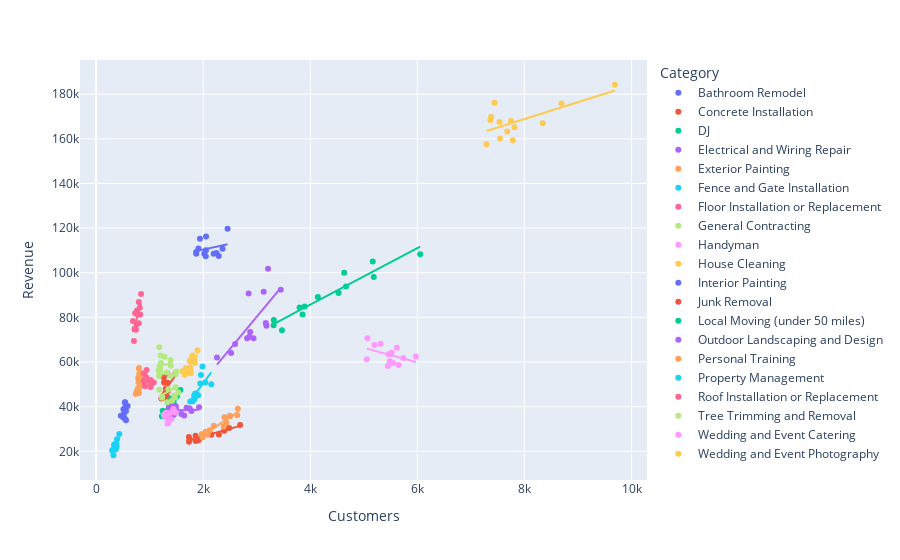

Here is the notebook cell this chart was saved with:
### Code cell
fig2 = px.scatter(df, x="Customers", y="Revenue", color="Category", trendline="ols")
fig2.show()

### Figure 1 — Plotly figure (JSON) as saved in the notebook; plotly's stock layout.template omitted (floating-point values rounded to 4 significant figures)
{"data": [{"hovertemplate": "Category=Bathroom Remodel<br>Customers=%{x}<br>Revenue=%{y}<extra></extra>", "legendgroup": "Bathroom Remodel", "marker": {"color": "#636efa", "symbol": "circle"}, "mode": "markers", "name": "Bathroom Remodel", "orientation": "v", "showlegend": true, "type": "scatter", "x": [542, 511, 463, 538, 532, 531, 545, 518, 559, 537, 509, 559, 589], "xaxis": "x", "y": [41973, 38891, 35939, 41907, 39265, 37886, 39374, 36459, 38017, 34646, 35146, 33886, 40317], "yaxis": "y"}, {"hovertemplate": "<b>OLS trendline</b><br>Revenue = 27.1345 * Customers + 23506.4<br>R<sup>2</sup>=0.096319<br><br>Category=Bathroom Remodel<br>Customers=%{x}<br>Revenue=%{y} <b>(trend)</b><extra></extra>", "legendgroup": "Bathroom Remodel", "marker": {"color": "#636efa", "symbol": "circle"}, "mode": "lines", "name": "Bathroom Remodel", "showlegend": false, "type": "scatter", "x": [463, 509, 511, 518, 531, 532, 537, 538, 542, 545, 559, 559, 589], "xaxis": "x", "y": [36070.0, 37320.0, 37370.0, 37560.0, 37910.0, 37940.0, 38080.0, 38100.0, 38210.0, 38290.0, 38670.0, 38670.0, 39490.0], "yaxis": "y"}, {"hovertemplate": "Category=Concrete Installation<br>Customers=%{x}<br>Revenue=%{y}<extra></extra>", "legendgroup": "Concrete Installation", "marker": {"color": "#EF553B", "symbol": "circle"}, "mode": "markers", "name": "Concrete Installation", "orientation": "v", "showlegend": true, "type": "scatter", "x": [1266, 1326, 1270, 1480, 1302, 1337, 1304, 1242, 1319, 1345, 1219, 1315, 1310], "xaxis": "x", "y": [53066, 54828, 50853, 54774, 46305, 50680, 48137, 43967, 44692, 47233, 43626, 43830, 44667], "yaxis": "y"}, {"hovertemplate": "<b>OLS trendline</b><br>Revenue = 33.5606 * Customers + 4227.12<br>R<sup>2</sup>=0.254591<br><br>Category=Concrete Installation<br>Customers=%{x}<br>Revenue=%{y} <b>(trend)</b><extra></extra>", "legendgroup": "Concrete Installation", "marker": {"color": "#EF553B", "symbol": "circle"}, "mode": "lines", "name": "Concrete Installation", "showlegend": false, "type": "scatter", "x": [1219, 1242, 1266, 1270, 1302, 1304, 1310, 1315, 1319, 1326, 1337, 1345, 1480], "xaxis": "x", "y": [45140.0, 45910.0, 46710.0, 46850.0, 47920.0, 47990.0, 48190.0, 48360.0, 48490.0, 48730.0, 49100.0, 49370.0, 53900.0], "yaxis": "y"}, {"hovertemplate": "Category=DJ<br>Customers=%{x}<br>Revenue=%{y}<extra></extra>", "legendgroup": "DJ", "marker": {"color": "#00cc96", "symbol": "circle"}, "mode": "markers", "name": "DJ", "orientation": "v", "showlegend": true, "type": "scatter", "x": [1575, 1512, 1425, 1403, 1456, 1453, 1472, 1417, 1390, 1401, 1447, 1228, 1244], "xaxis": "x", "y": [47437, 44721, 43569, 43615, 40788, 43165, 44226, 43770, 42490, 38814, 41495, 35754, 38130], "yaxis": "y"}, {"hovertemplate": "<b>OLS trendline</b><br>Revenue = 28.7746 * Customers + 1373.88<br>R<sup>2</sup>=0.759789<br><br>Category=DJ<br>Customers=%{x}<br>Revenue=%{y} <b>(trend)</b><extra></extra>", "legendgroup": "DJ", "marker": {"color": "#00cc96", "symbol": "circle"}, "mode": "lines", "name": "DJ", "showlegend": false, "type": "scatter", "x": [1228, 1244, 1390, 1401, 1403, 1417, 1425, 1447, 1453, 1456, 1472, 1512, 1575], "xaxis": "x", "y": [36710.0, 37170.0, 41370.0, 41690.0, 41740.0, 42150.0, 42380.0, 43010.0, 43180.0, 43270.0, 43730.0, 44880.0, 46690.0], "yaxis": "y"}, {"hovertemplate": "Category=Electrical and Wiring Repair<br>Customers=%{x}<br>Revenue=%{y}<extra></extra>", "legendgroup": "Electrical and Wiring Repair", "marker": {"color": "#ab63fa", "symbol": "circle"}, "mode": "markers", "name": "Electrical and Wiring Repair", "orientation": "v", "showlegend": true, "type": "scatter", "x": [1360, 1360, 1409, 1488, 1408, 1491, 1451, 1690, 1592, 1781, 1645, 1748, 1922], "xaxis": "x", "y": [38401, 40156, 40727, 40135, 35258, 39021, 36372, 39519, 36675, 38041, 36025, 39142, 39791], "yaxis": "y"}, {"hovertemplate": "<b>OLS trendline</b><br>Revenue = 0.721714 * Customers + 37275.4<br>R<sup>2</sup>=0.005265<br><br>Category=Electrical and Wiring Repair<br>Customers=%{x}<br>Revenue=%{y} <b>(trend)</b><extra></extra>", "legendgroup": "Electrical and Wiring Repair", "marker": {"color": "#ab63fa", "symbol": "circle"}, "mode": "lines", "name": "Electrical and Wiring Repair", "showlegend": false, "type": "scatter", "x": [1360, 1360, 1408, 1409, 1451, 1488, 1491, 1592, 1645, 1690, 1748, 1781, 1922], "xaxis": "x", "y": [38260.0, 38260.0, 38290.0, 38290.0, 38320.0, 38350.0, 38350.0, 38420.0, 38460.0, 38500.0, 38540.0, 38560.0, 38660.0], "yaxis": "y"}, {"hovertemplate": "Category=Exterior Painting<br>Customers=%{x}<br>Revenue=%{y}<extra></extra>", "legendgroup": "Exterior Painting", "marker": {"color": "#FFA15A", "symbol": "circle"}, "mode": "markers", "name": "Exterior Painting", "orientation": "v", "showlegend": true, "type": "scatter", "x": [803, 802, 786, 806, 792, 839, 741, 761, 792, 825, 783, 787, 800], "xaxis": "x", "y": [56759, 57346, 52836, 54531, 50966, 53463, 45730, 47016, 47881, 49304, 46195, 48402, 46137], "yaxis": "y"}, {"hovertemplate": "<b>OLS trendline</b><br>Revenue = 86.5904 * Customers + -18214.4<br>R<sup>2</sup>=0.276639<br><br>Category=Exterior Painting<br>Customers=%{x}<br>Revenue=%{y} <b>(trend)</b><extra></extra>", "legendgroup": "Exterior Painting", "marker": {"color": "#FFA15A", "symbol": "circle"}, "mode": "lines", "name": "Exterior Painting", "showlegend": false, "type": "scatter", "x": [741, 761, 783, 786, 787, 792, 792, 800, 802, 803, 806, 825, 839], "xaxis": "x", "y": [45950.0, 47680.0, 49590.0, 49850.0, 49930.0, 50370.0, 50370.0, 51060.0, 51230.0, 51320.0, 51580.0, 53220.0, 54430.0], "yaxis": "y"}, {"hovertemplate": "Category=Fence and Gate Installation<br>Customers=%{x}<br>Revenue=%{y}<extra></extra>", "legendgroup": "Fence and Gate Installation", "marker": {"color": "#19d3f3", "symbol": "circle"}, "mode": "markers", "name": "Fence and Gate Installation", "orientation": "v", "showlegend": true, "type": "scatter", "x": [1959, 1988, 1945, 2151, 2039, 1852, 1833, 1907, 1843, 1841, 1877, 1759, 1805], "xaxis": "x", "y": [54157, 57950, 50419, 50062, 50799, 45874, 44958, 45064, 44815, 43425, 45346, 42366, 42453], "yaxis": "y"}, {"hovertemplate": "<b>OLS trendline</b><br>Revenue = 32.0812 * Customers + -13684.1<br>R<sup>2</sup>=0.516178<br><br>Category=Fence and Gate Installation<br>Customers=%{x}<br>Revenue=%{y} <b>(trend)</b><extra></extra>", "legendgroup": "Fence and Gate Installation", "marker": {"color": "#19d3f3", "symbol": "circle"}, "mode": "lines", "name": "Fence and Gate Installation", "showlegend": false, "type": "scatter", "x": [1759, 1805, 1833, 1841, 1843, 1852, 1877, 1907, 1945, 1959, 1988, 2039, 2151], "xaxis": "x", "y": [42750.0, 44220.0, 45120.0, 45380.0, 45440.0, 45730.0, 46530.0, 47490.0, 48710.0, 49160.0, 50090.0, 51730.0, 55320.0], "yaxis": "y"}, {"hovertemplate": "Category=Floor Installation or Replacement<br>Customers=%{x}<br>Revenue=%{y}<extra></extra>", "legendgroup": "Floor Installation or Replacement", "marker": {"color": "#FF6692", "symbol": "circle"}, "mode": "markers", "name": "Floor Installation or Replacement", "orientation": "v", "showlegend": true, "type": "scatter", "x": [943, 938, 893, 891, 925, 912, 900, 947, 1033, 1018, 1017, 1078, 1015], "xaxis": "x", "y": [56464, 53133, 54948, 51381, 52277, 49171, 51967, 51685, 51061, 51929, 48770, 50802, 49506], "yaxis": "y"}, {"hovertemplate": "<b>OLS trendline</b><br>Revenue = -14.1311 * Customers + 65375<br>R<sup>2</sup>=0.162249<br><br>Category=Floor Installation or Replacement<br>Customers=%{x}<br>Revenue=%{y} <b>(trend)</b><extra></extra>", "legendgroup": "Floor Installation or Replacement", "marker": {"color": "#FF6692", "symbol": "circle"}, "mode": "lines", "name": "Floor Installation or Replacement", "showlegend": false, "type": "scatter", "x": [891, 893, 900, 912, 925, 938, 943, 947, 1015, 1017, 1018, 1033, 1078], "xaxis": "x", "y": [52780.0, 52760.0, 52660.0, 52490.0, 52300.0, 52120.0, 52050.0, 51990.0, 51030.0, 51000.0, 50990.0, 50780.0, 50140.0], "yaxis": "y"}, {"hovertemplate": "Category=General Contracting<br>Customers=%{x}<br>Revenue=%{y}<extra></extra>", "legendgroup": "General Contracting", "marker": {"color": "#B6E880", "symbol": "circle"}, "mode": "markers", "name": "General Contracting", "orientation": "v", "showlegend": true, "type": "scatter", "x": [1205, 1180, 1211, 1185, 1174, 1207, 1186, 1280, 1167, 1390, 1195, 1318, 1396], "xaxis": "x", "y": [62961, 66633, 59584, 56203, 53763, 55161, 58061, 62356, 56312, 60742, 57346, 55338, 58380], "yaxis": "y"}, {"hovertemplate": "<b>OLS trendline</b><br>Revenue = 4.29593 * Customers + 53361.6<br>R<sup>2</sup>=0.008992<br><br>Category=General Contracting<br>Customers=%{x}<br>Revenue=%{y} <b>(trend)</b><extra></extra>", "legendgroup": "General Contracting", "marker": {"color": "#B6E880", "symbol": "circle"}, "mode": "lines", "name": "General Contracting", "showlegend": false, "type": "scatter", "x": [1167, 1174, 1180, 1185, 1186, 1195, 1205, 1207, 1211, 1280, 1318, 1390, 1396], "xaxis": "x", "y": [58370.0, 58410.0, 58430.0, 58450.0, 58460.0, 58500.0, 58540.0, 58550.0, 58560.0, 58860.0, 59020.0, 59330.0, 59360.0], "yaxis": "y"}, {"hovertemplate": "Category=Handyman<br>Customers=%{x}<br>Revenue=%{y}<extra></extra>", "legendgroup": "Handyman", "marker": {"color": "#FF97FF", "symbol": "circle"}, "mode": "markers", "name": "Handyman", "orientation": "v", "showlegend": true, "type": "scatter", "x": [5055, 5067, 5198, 5313, 5616, 5519, 5467, 5486, 5448, 5651, 5548, 5738, 5971], "xaxis": "x", "y": [61227, 70622, 67616, 68139, 66416, 64208, 63505, 60382, 58229, 58661, 59619, 61827, 62459], "yaxis": "y"}, {"hovertemplate": "<b>OLS trendline</b><br>Revenue = -6.59488 * Customers + 99358<br>R<sup>2</sup>=0.195036<br><br>Category=Handyman<br>Customers=%{x}<br>Revenue=%{y} <b>(trend)</b><extra></extra>", "legendgroup": "Handyman", "marker": {"color": "#FF97FF", "symbol": "circle"}, "mode": "lines", "name": "Handyman", "showlegend": false, "type": "scatter", "x": [5055, 5067, 5198, 5313, 5448, 5467, 5486, 5519, 5548, 5616, 5651, 5738, 5971], "xaxis": "x", "y": [66020.0, 65940.0, 65080.0, 64320.0, 63430.0, 63300.0, 63180.0, 62960.0, 62770.0, 62320.0, 62090.0, 61520.0, 59980.0], "yaxis": "y"}, {"hovertemplate": "Category=House Cleaning<br>Customers=%{x}<br>Revenue=%{y}<extra></extra>", "legendgroup": "House Cleaning", "marker": {"color": "#FECB52", "symbol": "circle"}, "mode": "markers", "name": "House Cleaning", "orientation": "v", "showlegend": true, "type": "scatter", "x": [7376, 7441, 7363, 7533, 7813, 7679, 7290, 7543, 8341, 7781, 7748, 8690, 9688], "xaxis": "x", "y": [169773, 176109, 168267, 167534, 165155, 163254, 157545, 160187, 166974, 159349, 168021, 175866, 184214], "yaxis": "y"}, {"hovertemplate": "<b>OLS trendline</b><br>Revenue = 7.5515 * Customers + 108449<br>R<sup>2</sup>=0.468041<br><br>Category=House Cleaning<br>Customers=%{x}<br>Revenue=%{y} <b>(trend)</b><extra></extra>", "legendgroup": "House Cleaning", "marker": {"color": "#FECB52", "symbol": "circle"}, "mode": "lines", "name": "House Cleaning", "showlegend": false, "type": "scatter", "x": [7290, 7363, 7376, 7441, 7533, 7543, 7679, 7748, 7781, 7813, 8341, 8690, 9688], "xaxis": "x", "y": [163500.0, 164100.0, 164100.0, 164600.0, 165300.0, 165400.0, 166400.0, 167000.0, 167200.0, 167400.0, 171400.0, 174100.0, 181600.0], "yaxis": "y"}, {"hovertemplate": "Category=Interior Painting<br>Customers=%{x}<br>Revenue=%{y}<extra></extra>", "legendgroup": "Interior Painting", "marker": {"color": "#636efa", "symbol": "circle"}, "mode": "markers", "name": "Interior Painting", "orientation": "v", "showlegend": true, "type": "scatter", "x": [1911, 1940, 1869, 1871, 2054, 2051, 2020, 2048, 2196, 2362, 2248, 2291, 2455], "xaxis": "x", "y": [110909, 115172, 109338, 108500, 116278, 110126, 108522, 107376, 108474, 110746, 108881, 107498, 119720], "yaxis": "y"}, {"hovertemplate": "<b>OLS trendline</b><br>Revenue = 5.18897 * Customers + 99984.5<br>R<sup>2</sup>=0.068790<br><br>Category=Interior Painting<br>Customers=%{x}<br>Revenue=%{y} <b>(trend)</b><extra></extra>", "legendgroup": "Interior Painting", "marker": {"color": "#636efa", "symbol": "circle"}, "mode": "lines", "name": "Interior Painting", "showlegend": false, "type": "scatter", "x": [1869, 1871, 1911, 1940, 2020, 2048, 2051, 2054, 2196, 2248, 2291, 2362, 2455], "xaxis": "x", "y": [109700.0, 109700.0, 109900.0, 110100.0, 110500.0, 110600.0, 110600.0, 110600.0, 111400.0, 111600.0, 111900.0, 112200.0, 112700.0], "yaxis": "y"}, {"hovertemplate": "Category=Junk Removal<br>Customers=%{x}<br>Revenue=%{y}<extra></extra>", "legendgroup": "Junk Removal", "marker": {"color": "#EF553B", "symbol": "circle"}, "mode": "markers", "name": "Junk Removal", "orientation": "v", "showlegend": true, "type": "scatter", "x": [1735, 1734, 1745, 1857, 1975, 1860, 1914, 2152, 2484, 2393, 2293, 2406, 2690], "xaxis": "x", "y": [24239, 26438, 25313, 27011, 27116, 24575, 24914, 27403, 30403, 29174, 27511, 30122, 31767], "yaxis": "y"}, {"hovertemplate": "<b>OLS trendline</b><br>Revenue = 6.76207 * Customers + 13215.4<br>R<sup>2</sup>=0.853194<br><br>Category=Junk Removal<br>Customers=%{x}<br>Revenue=%{y} <b>(trend)</b><extra></extra>", "legendgroup": "Junk Removal", "marker": {"color": "#EF553B", "symbol": "circle"}, "mode": "lines", "name": "Junk Removal", "showlegend": false, "type": "scatter", "x": [1734, 1735, 1745, 1857, 1860, 1914, 1975, 2152, 2293, 2393, 2406, 2484, 2690], "xaxis": "x", "y": [24940.0, 24950.0, 25020.0, 25770.0, 25790.0, 26160.0, 26570.0, 27770.0, 28720.0, 29400.0, 29480.0, 30010.0, 31410.0], "yaxis": "y"}, {"hovertemplate": "Category=Local Moving (under 50 miles)<br>Customers=%{x}<br>Revenue=%{y}<extra></extra>", "legendgroup": "Local Moving (under 50 miles)", "marker": {"color": "#00cc96", "symbol": "circle"}, "mode": "markers", "name": "Local Moving (under 50 miles)", "orientation": "v", "showlegend": true, "type": "scatter", "x": [3471, 3319, 3315, 3801, 3895, 3856, 4141, 4667, 5185, 4529, 4633, 5166, 6052], "xaxis": "x", "y": [74190, 78796, 76509, 84475, 84854, 81331, 89086, 93835, 98134, 90929, 100044, 105028, 108265], "yaxis": "y"}, {"hovertemplate": "<b>OLS trendline</b><br>Revenue = 12.6854 * Customers + 34978.1<br>R<sup>2</sup>=0.917020<br><br>Category=Local Moving (under 50 miles)<br>Customers=%{x}<br>Revenue=%{y} <b>(trend)</b><extra></extra>", "legendgroup": "Local Moving (under 50 miles)", "marker": {"color": "#00cc96", "symbol": "circle"}, "mode": "lines", "name": "Local Moving (under 50 miles)", "showlegend": false, "type": "scatter", "x": [3315, 3319, 3471, 3801, 3856, 3895, 4141, 4529, 4633, 4667, 5166, 5185, 6052], "xaxis": "x", "y": [77030.0, 77080.0, 79010.0, 83200.0, 83890.0, 84390.0, 87510.0, 92430.0, 93750.0, 94180.0, 100500.0, 100800.0, 111700.0], "yaxis": "y"}, {"hovertemplate": "Category=Outdoor Landscaping and Design<br>Customers=%{x}<br>Revenue=%{y}<extra></extra>", "legendgroup": "Outdoor Landscaping and Design", "marker": {"color": "#ab63fa", "symbol": "circle"}, "mode": "markers", "name": "Outdoor Landscaping and Design", "orientation": "v", "showlegend": true, "type": "scatter", "x": [2848, 3211, 3130, 3448, 3181, 3169, 2878, 2940, 2820, 2863, 2596, 2258, 2520], "xaxis": "x", "y": [90654, 101802, 91499, 92405, 76209, 77513, 73454, 70694, 70698, 71353, 68100, 61999, 64043], "yaxis": "y"}, {"hovertemplate": "<b>OLS trendline</b><br>Revenue = 28.8533 * Customers + -6309.19<br>R<sup>2</sup>=0.570674<br><br>Category=Outdoor Landscaping and Design<br>Customers=%{x}<br>Revenue=%{y} <b>(trend)</b><extra></extra>", "legendgroup": "Outdoor Landscaping and Design", "marker": {"color": "#ab63fa", "symbol": "circle"}, "mode": "lines", "name": "Outdoor Landscaping and Design", "showlegend": false, "type": "scatter", "x": [2258, 2520, 2596, 2820, 2848, 2863, 2878, 2940, 3130, 3169, 3181, 3211, 3448], "xaxis": "x", "y": [58840.0, 66400.0, 68590.0, 75060.0, 75860.0, 76300.0, 76730.0, 78520.0, 84000.0, 85130.0, 85470.0, 86340.0, 93180.0], "yaxis": "y"}, {"hovertemplate": "Category=Personal Training<br>Customers=%{x}<br>Revenue=%{y}<extra></extra>", "legendgroup": "Personal Training", "marker": {"color": "#FFA15A", "symbol": "circle"}, "mode": "markers", "name": "Personal Training", "orientation": "v", "showlegend": true, "type": "scatter", "x": [2381, 2122, 1968, 2045, 1989, 2082, 2197, 2396, 2496, 2435, 2648, 2636, 2506], "xaxis": "x", "y": [31076, 29489, 27636, 28821, 26216, 27462, 31402, 35287, 35969, 32744, 39080, 36135, 35664], "yaxis": "y"}, {"hovertemplate": "<b>OLS trendline</b><br>Revenue = 15.8774 * Customers + -4443.79<br>R<sup>2</sup>=0.902951<br><br>Category=Personal Training<br>Customers=%{x}<br>Revenue=%{y} <b>(trend)</b><extra></extra>", "legendgroup": "Personal Training", "marker": {"color": "#FFA15A", "symbol": "circle"}, "mode": "lines", "name": "Personal Training", "showlegend": false, "type": "scatter", "x": [1968, 1989, 2045, 2082, 2122, 2197, 2381, 2396, 2435, 2496, 2506, 2636, 2648], "xaxis": "x", "y": [26800.0, 27140.0, 28030.0, 28610.0, 29250.0, 30440.0, 33360.0, 33600.0, 34220.0, 35190.0, 35340.0, 37410.0, 37600.0], "yaxis": "y"}, {"hovertemplate": "Category=Property Management<br>Customers=%{x}<br>Revenue=%{y}<extra></extra>", "legendgroup": "Property Management", "marker": {"color": "#19d3f3", "symbol": "circle"}, "mode": "markers", "name": "Property Management", "orientation": "v", "showlegend": true, "type": "scatter", "x": [383, 373, 338, 349, 366, 364, 322, 299, 345, 325, 390, 382, 434], "xaxis": "x", "y": [22124, 21321, 22801, 21697, 22557, 20812, 20942, 20384, 23188, 18239, 25378, 23299, 27721], "yaxis": "y"}, {"hovertemplate": "<b>OLS trendline</b><br>Revenue = 53.1379 * Customers + 3254.54<br>R<sup>2</sup>=0.629227<br><br>Category=Property Management<br>Customers=%{x}<br>Revenue=%{y} <b>(trend)</b><extra></extra>", "legendgroup": "Property Management", "marker": {"color": "#19d3f3", "symbol": "circle"}, "mode": "lines", "name": "Property Management", "showlegend": false, "type": "scatter", "x": [299, 322, 325, 338, 345, 349, 364, 366, 373, 382, 383, 390, 434], "xaxis": "x", "y": [19140.0, 20360.0, 20520.0, 21220.0, 21590.0, 21800.0, 22600.0, 22700.0, 23070.0, 23550.0, 23610.0, 23980.0, 26320.0], "yaxis": "y"}, {"hovertemplate": "Category=Roof Installation or Replacement<br>Customers=%{x}<br>Revenue=%{y}<extra></extra>", "legendgroup": "Roof Installation or Replacement", "marker": {"color": "#FF6692", "symbol": "circle"}, "mode": "markers", "name": "Roof Installation or Replacement", "orientation": "v", "showlegend": true, "type": "scatter", "x": [707, 688, 729, 797, 840, 779, 764, 744, 717, 796, 760, 825, 815], "xaxis": "x", "y": [69422, 78369, 81902, 86862, 90495, 81169, 83097, 74511, 74828, 77422, 76936, 81331, 84353], "yaxis": "y"}, {"hovertemplate": "<b>OLS trendline</b><br>Revenue = 83.9085 * Customers + 15760.4<br>R<sup>2</sup>=0.504875<br><br>Category=Roof Installation or Replacement<br>Customers=%{x}<br>Revenue=%{y} <b>(trend)</b><extra></extra>", "legendgroup": "Roof Installation or Replacement", "marker": {"color": "#FF6692", "symbol": "circle"}, "mode": "lines", "name": "Roof Installation or Replacement", "showlegend": false, "type": "scatter", "x": [688, 707, 717, 729, 744, 760, 764, 779, 796, 797, 815, 825, 840], "xaxis": "x", "y": [73490.0, 75080.0, 75920.0, 76930.0, 78190.0, 79530.0, 79870.0, 81130.0, 82550.0, 82640.0, 84150.0, 84980.0, 86240.0], "yaxis": "y"}, {"hovertemplate": "Category=Tree Trimming and Removal<br>Customers=%{x}<br>Revenue=%{y}<extra></extra>", "legendgroup": "Tree Trimming and Removal", "marker": {"color": "#B6E880", "symbol": "circle"}, "mode": "markers", "name": "Tree Trimming and Removal", "orientation": "v", "showlegend": true, "type": "scatter", "x": [1182, 1395, 1499, 1488, 1349, 1235, 1231, 1484, 1328, 1418, 1473, 1457, 1536], "xaxis": "x", "y": [47539, 53878, 55782, 54626, 47803, 44590, 44018, 48691, 41948, 42609, 44106, 45038, 46356], "yaxis": "y"}, {"hovertemplate": "<b>OLS trendline</b><br>Revenue = 14.3461 * Customers + 27513.7<br>R<sup>2</sup>=0.130290<br><br>Category=Tree Trimming and Removal<br>Customers=%{x}<br>Revenue=%{y} <b>(trend)</b><extra></extra>", "legendgroup": "Tree Trimming and Removal", "marker": {"color": "#B6E880", "symbol": "circle"}, "mode": "lines", "name": "Tree Trimming and Removal", "showlegend": false, "type": "scatter", "x": [1182, 1231, 1235, 1328, 1349, 1395, 1418, 1457, 1473, 1484, 1488, 1499, 1536], "xaxis": "x", "y": [44470.0, 45170.0, 45230.0, 46570.0, 46870.0, 47530.0, 47860.0, 48420.0, 48650.0, 48800.0, 48860.0, 49020.0, 49550.0], "yaxis": "y"}, {"hovertemplate": "Category=Wedding and Event Catering<br>Customers=%{x}<br>Revenue=%{y}<extra></extra>", "legendgroup": "Wedding and Event Catering", "marker": {"color": "#FF97FF", "symbol": "circle"}, "mode": "markers", "name": "Wedding and Event Catering", "orientation": "v", "showlegend": true, "type": "scatter", "x": [1436, 1446, 1306, 1362, 1481, 1457, 1312, 1287, 1266, 1351, 1301, 1404, 1334], "xaxis": "x", "y": [38176, 39003, 37303, 37061, 37453, 37334, 35010, 35652, 36290, 32764, 36349, 34346, 32409], "yaxis": "y"}, {"hovertemplate": "<b>OLS trendline</b><br>Revenue = 11.6809 * Customers + 20145.8<br>R<sup>2</sup>=0.178438<br><br>Category=Wedding and Event Catering<br>Customers=%{x}<br>Revenue=%{y} <b>(trend)</b><extra></extra>", "legendgroup": "Wedding and Event Catering", "marker": {"color": "#FF97FF", "symbol": "circle"}, "mode": "lines", "name": "Wedding and Event Catering", "showlegend": false, "type": "scatter", "x": [1266, 1287, 1301, 1306, 1312, 1334, 1351, 1362, 1404, 1436, 1446, 1457, 1481], "xaxis": "x", "y": [34930.0, 35180.0, 35340.0, 35400.0, 35470.0, 35730.0, 35930.0, 36060.0, 36550.0, 36920.0, 37040.0, 37160.0, 37450.0], "yaxis": "y"}, {"hovertemplate": "Category=Wedding and Event Photography<br>Customers=%{x}<br>Revenue=%{y}<extra></extra>", "legendgroup": "Wedding and Event Photography", "marker": {"color": "#FECB52", "symbol": "circle"}, "mode": "markers", "name": "Wedding and Event Photography", "orientation": "v", "showlegend": true, "type": "scatter", "x": [1894, 1834, 1801, 1748, 1766, 1842, 1783, 1674, 1613, 1765, 1753, 1656, 1669], "xaxis": "x", "y": [65327, 61429, 62885, 60510, 56043, 59614, 61496, 57257, 55818, 54957, 57573, 54158, 55575], "yaxis": "y"}, {"hovertemplate": "<b>OLS trendline</b><br>Revenue = 33.0893 * Customers + 636.244<br>R<sup>2</sup>=0.610197<br><br>Category=Wedding and Event Photography<br>Customers=%{x}<br>Revenue=%{y} <b>(trend)</b><extra></extra>", "legendgroup": "Wedding and Event Photography", "marker": {"color": "#FECB52", "symbol": "circle"}, "mode": "lines", "name": "Wedding and Event Photography", "showlegend": false, "type": "scatter", "x": [1613, 1656, 1669, 1674, 1748, 1753, 1765, 1766, 1783, 1801, 1834, 1842, 1894], "xaxis": "x", "y": [54010.0, 55430.0, 55860.0, 56030.0, 58480.0, 58640.0, 59040.0, 59070.0, 59630.0, 60230.0, 61320.0, 61590.0, 63310.0], "yaxis": "y"}], "layout": {"legend": {"title": {"text": "Category"}, "tracegroupgap": 0}, "margin": {"t": 60}, "xaxis": {"anchor": "y", "domain": [0, 1], "title": {"text": "Customers"}}, "yaxis": {"anchor": "x", "domain": [0, 1], "title": {"text": "Revenue"}}}}
